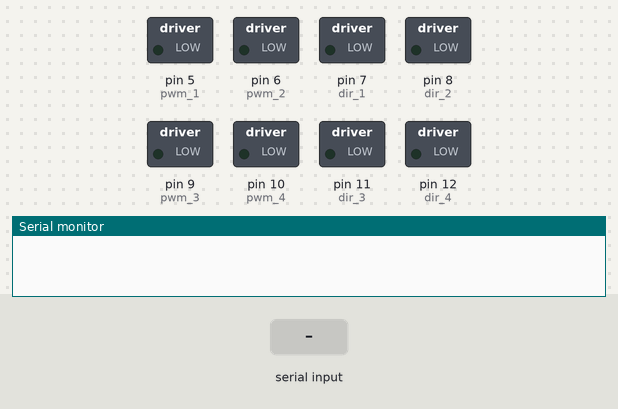
A sketch run on a simulated Arduino Uno, built with avr-gcc and run on an emulated ATmega328P. Parts: switched loads named in the sketch (green lamp = pin HIGH), the last lines printed to the serial monitor. The inputs (shaded band) are chosen by the test bench.

Above: at 1.2 s.
1.3 s: "f" received over Serial
At 2.5 s:
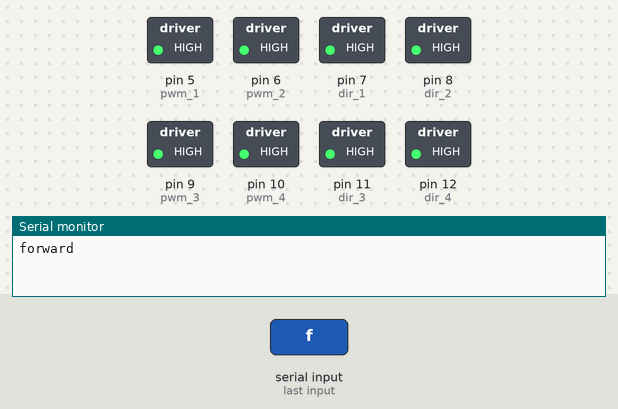
2.8 s: "b" received over Serial
At 3.8 s:
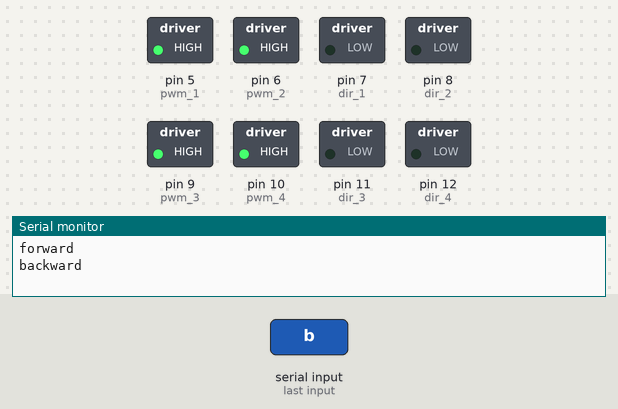
4.3 s: "r" received over Serial
At 5.0 s:
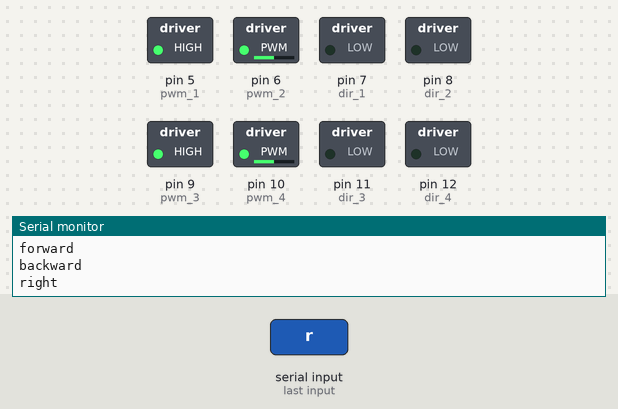
5.8 s: "l" received over Serial
At 6.1 s:
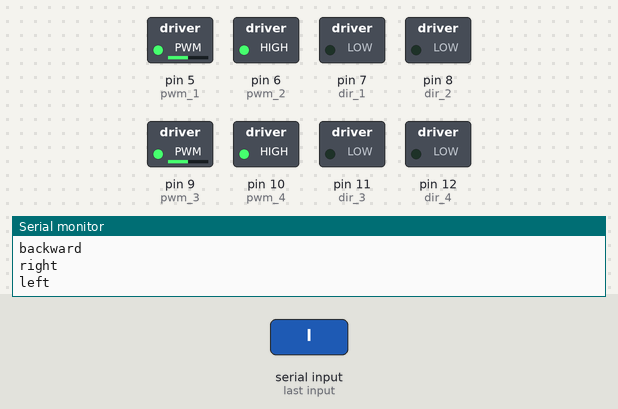
7.3 s: "f" received over Serial
At 8.5 s:
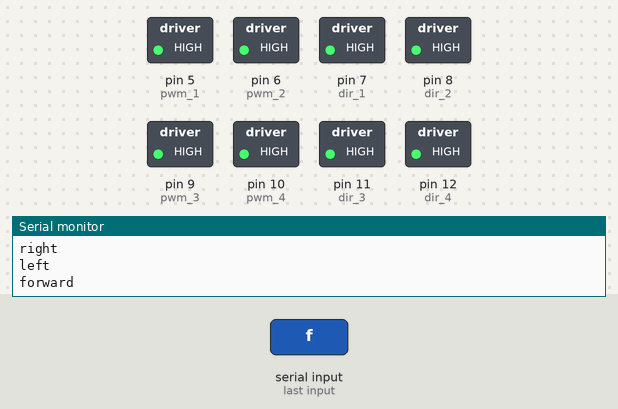
8.8 s: "b" received over Serial
At 9.6 s:
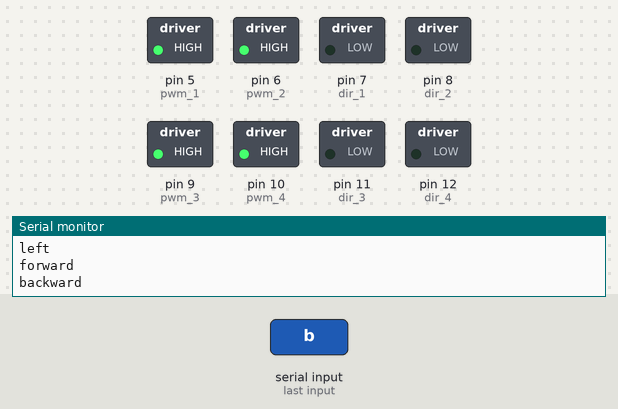
Timing chart, 0 to 11.3 s (numbered marks = the images above; inputs shaded):
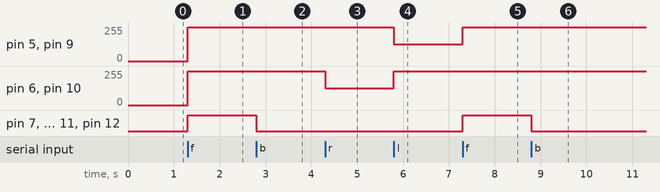

The sketch:

driver_motor_MDD10.ino
```cpp
 char ch;
 int pwm_1=5;
 int pwm_2=6;
 int dir_1=7;
 int dir_2=8;
 int pwm_3=9;
 int pwm_4=10;
 int dir_3=11;
 int dir_4=12;


 void setup()
 {
  Serial.begin(9600);
  pinMode(pwm_1,OUTPUT);
  pinMode(pwm_2,OUTPUT);
  pinMode(dir_1,OUTPUT);
  pinMode(dir_2,OUTPUT);
  pinMode(pwm_3,OUTPUT);
  pinMode(pwm_4,OUTPUT);
  pinMode(dir_3,OUTPUT);
  pinMode(dir_4,OUTPUT);
 }

 void loop()
 {
  while(Serial.available())
 {
  ch=(char)Serial.read();

  if(ch=='f')
  {
   Serial.println("forward");
   digitalWrite(dir_1,HIGH);
   digitalWrite(dir_2,HIGH);
   digitalWrite(dir_3,HIGH);
   digitalWrite(dir_4,HIGH);
   analogWrite(pwm_1,255);
   analogWrite(pwm_2,255);
   analogWrite(pwm_3,255);
   analogWrite(pwm_4,255);
   }

  else if(ch=='b')
  {
   Serial.println("backward");
   digitalWrite(dir_1,LOW);
   digitalWrite(dir_2,LOW);
   digitalWrite(dir_3,LOW);
   digitalWrite(dir_4,LOW);
   analogWrite(pwm_1,255);
   analogWrite(pwm_2,255);
   analogWrite(pwm_3,255);
   analogWrite(pwm_4,255);
  }

  else if(ch=='r')
  {
    Serial.println("right");
    analogWrite(pwm_1,255);
    analogWrite(pwm_2,(255/2));
    analogWrite(pwm_3,255);
    analogWrite(pwm_4,(255/2));
  }

  else if(ch=='l')
  {
    Serial.println("left");
    analogWrite(pwm_1,(255/2));
    analogWrite(pwm_2, 255);
    analogWrite(pwm_3,(255/2));
    analogWrite(pwm_4, 255);
  }

   else if(ch=='s')
  {
   Serial.println("stop");
   digitalWrite(dir_1,LOW);
   digitalWrite(dir_2,LOW);
   digitalWrite(dir_3,LOW);
   digitalWrite(dir_4,LOW);
   analogWrite(pwm_1,0);
   analogWrite(pwm_2,0);
   analogWrite(pwm_3,0);
   analogWrite(pwm_4,0);
   }

delay(100);

}


}
```

Measured:
- after the input at 1.3 s, pin 5 (pwm_1), pin 6 (pwm_2), pin 9 (pwm_3), pin 10 (pwm_4): 0/255 → 255/255 at once; pin 7 (dir_1), pin 8 (dir_2), pin 11 (dir_3), pin 12 (dir_4): LOW → HIGH at once
- after the input at 2.8 s, pin 7 (dir_1), pin 8 (dir_2), pin 11 (dir_3), pin 12 (dir_4): HIGH → LOW at once
- after the input at 4.3 s, pin 6 (pwm_2), pin 10 (pwm_4): 255/255 → 127/255 at once
- after the input at 5.8 s, pin 5 (pwm_1), pin 9 (pwm_3): 255/255 → 127/255 at once; pin 6 (pwm_2), pin 10 (pwm_4): 127/255 → 255/255 at once
- after the input at 7.3 s, pin 5 (pwm_1), pin 9 (pwm_3): 127/255 → 255/255 at once; pin 7 (dir_1), pin 8 (dir_2), pin 11 (dir_3), pin 12 (dir_4): LOW → HIGH at once
- after the input at 8.8 s, pin 7 (dir_1), pin 8 (dir_2), pin 11 (dir_3), pin 12 (dir_4): HIGH → LOW at once
